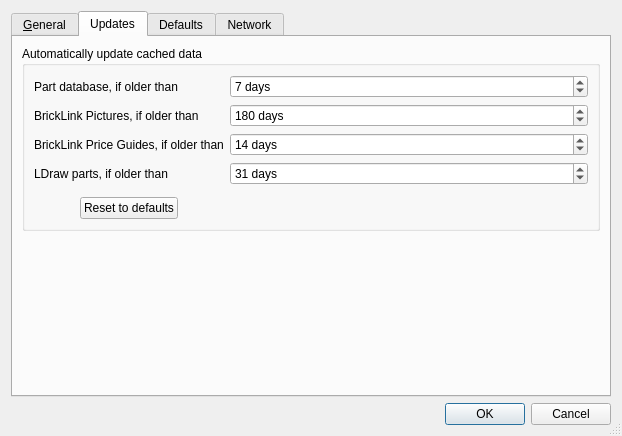
<ui version="4.0" >
 <class>SettingsDialog</class>
 <widget class="QDialog" name="SettingsDialog" >
  <property name="geometry" >
   <rect>
    <x>0</x>
    <y>0</y>
    <width>622</width>
    <height>436</height>
   </rect>
  </property>
  <property name="windowTitle" >
   <string>Settings</string>
  </property>
  <property name="sizeGripEnabled" >
   <bool>true</bool>
  </property>
  <layout class="QVBoxLayout" name="verticalLayout_3" >
   <item>
    <widget class="QTabWidget" name="w_tabs" >
     <property name="currentIndex" >
      <number>1</number>
     </property>
     <widget class="QWidget" name="general" >
      <property name="geometry" >
       <rect>
        <x>0</x>
        <y>0</y>
        <width>592</width>
        <height>357</height>
       </rect>
      </property>
      <attribute name="title" >
       <string>&amp;General</string>
      </attribute>
      <layout class="QFormLayout" name="formLayout_7" >
       <item row="0" column="0" >
        <widget class="QLabel" name="label_8" >
         <property name="text" >
          <string>Language</string>
         </property>
        </widget>
       </item>
       <item row="0" column="1" >
        <widget class="QComboBox" name="w_language" />
       </item>
       <item row="1" column="0" >
        <widget class="QLabel" name="label_9" >
         <property name="text" >
          <string>Weights</string>
         </property>
        </widget>
       </item>
       <item row="1" column="1" >
        <widget class="QWidget" native="1" name="widget" >
         <property name="minimumSize" >
          <size>
           <width>24</width>
           <height>0</height>
          </size>
         </property>
         <layout class="QHBoxLayout" name="horizontalLayout_4" >
          <property name="margin" >
           <number>0</number>
          </property>
          <item>
           <widget class="QRadioButton" name="w_metric" >
            <property name="text" >
             <string>Metric (g)</string>
            </property>
           </widget>
          </item>
          <item>
           <widget class="QRadioButton" name="w_imperial" >
            <property name="text" >
             <string>Imperial (oz)</string>
            </property>
           </widget>
          </item>
         </layout>
        </widget>
       </item>
       <item row="2" column="0" >
        <widget class="QLabel" name="label_27" >
         <property name="text" >
          <string>Currency</string>
         </property>
        </widget>
       </item>
       <item row="2" column="1" >
        <widget class="QWidget" native="1" name="widget_2" >
         <layout class="QVBoxLayout" name="verticalLayout_5" >
          <property name="margin" >
           <number>0</number>
          </property>
          <item>
           <widget class="QRadioButton" name="w_rate_fixed" >
            <property name="text" >
             <string>Fixed exchange rate</string>
            </property>
           </widget>
          </item>
          <item>
           <widget class="QRadioButton" name="w_rate_daily" >
            <property name="text" >
             <string>Daily exchange rate from ecb.eu</string>
            </property>
           </widget>
          </item>
          <item>
           <layout class="QHBoxLayout" name="horizontalLayout" >
            <item>
             <widget class="QLabel" name="label_29" >
              <property name="text" >
               <string>$1 =</string>
              </property>
             </widget>
            </item>
            <item>
             <widget class="QComboBox" name="w_currency" >
              <property name="editable" >
               <bool>true</bool>
              </property>
             </widget>
            </item>
            <item>
             <widget class="QLineEdit" name="w_rate" />
            </item>
           </layout>
          </item>
         </layout>
        </widget>
       </item>
       <item row="3" column="0" >
        <widget class="QLabel" name="label_28" >
         <property name="text" >
          <string>Interface</string>
         </property>
        </widget>
       </item>
       <item row="3" column="1" >
        <widget class="QCheckBox" name="w_openbrowser" >
         <property name="text" >
          <string>Open a Web-Browser window when exporting to the clipboard</string>
         </property>
        </widget>
       </item>
       <item row="4" column="1" >
        <widget class="QCheckBox" name="w_closeempty" >
         <property name="text" >
          <string>Close empty documents without confirmation</string>
         </property>
        </widget>
       </item>
       <item row="5" column="0" >
        <widget class="QLabel" name="label_30" >
         <property name="text" >
          <string>Document Directory</string>
         </property>
        </widget>
       </item>
       <item row="5" column="1" >
        <layout class="QHBoxLayout" name="horizontalLayout_3" >
         <item>
          <widget class="QLineEdit" name="w_docdir" >
           <property name="sizePolicy" >
            <sizepolicy vsizetype="Fixed" hsizetype="Expanding" >
             <horstretch>0</horstretch>
             <verstretch>0</verstretch>
            </sizepolicy>
           </property>
          </widget>
         </item>
         <item>
          <widget class="QToolButton" name="w_docdir_select" >
           <property name="icon" >
            <iconset resource="../brickstore.qrc" >
             <normaloff>:/images/16x16/file_open.png</normaloff>:/images/16x16/file_open.png</iconset>
           </property>
           <property name="autoRaise" >
            <bool>true</bool>
           </property>
          </widget>
         </item>
        </layout>
       </item>
       <item row="6" column="1" >
        <spacer name="verticalSpacer_4" >
         <property name="orientation" >
          <enum>Qt::Vertical</enum>
         </property>
         <property name="sizeHint" stdset="0" >
          <size>
           <width>20</width>
           <height>40</height>
          </size>
         </property>
        </spacer>
       </item>
      </layout>
     </widget>
     <widget class="QWidget" name="updates" >
      <property name="geometry" >
       <rect>
        <x>0</x>
        <y>0</y>
        <width>592</width>
        <height>357</height>
       </rect>
      </property>
      <attribute name="title" >
       <string>Updates</string>
      </attribute>
      <layout class="QVBoxLayout" name="verticalLayout_4" >
       <item>
        <widget class="QGroupBox" name="groupBox_5" >
         <property name="title" >
          <string>Automatically update cached data</string>
         </property>
         <layout class="QVBoxLayout" name="verticalLayout_7" >
          <item>
           <layout class="QFormLayout" name="formLayout_6" >
            <item row="0" column="0" >
             <widget class="QLabel" name="label_13" >
              <property name="text" >
               <string>Part database, if older than</string>
              </property>
             </widget>
            </item>
            <item row="0" column="1" >
             <widget class="QSpinBox" name="w_upd_database" >
              <property name="suffix" >
               <string> days</string>
              </property>
              <property name="minimum" >
               <number>1</number>
              </property>
              <property name="maximum" >
               <number>365</number>
              </property>
              <property name="value" >
               <number>7</number>
              </property>
             </widget>
            </item>
            <item row="1" column="0" >
             <widget class="QLabel" name="label_10" >
              <property name="text" >
               <string>BrickLink Pictures, if older than</string>
              </property>
             </widget>
            </item>
            <item row="1" column="1" >
             <widget class="QSpinBox" name="w_upd_picture" >
              <property name="suffix" >
               <string> days</string>
              </property>
              <property name="minimum" >
               <number>1</number>
              </property>
              <property name="maximum" >
               <number>365</number>
              </property>
              <property name="value" >
               <number>180</number>
              </property>
             </widget>
            </item>
            <item row="2" column="0" >
             <widget class="QLabel" name="label_11" >
              <property name="text" >
               <string>BrickLink Price Guides, if older than</string>
              </property>
             </widget>
            </item>
            <item row="2" column="1" >
             <widget class="QSpinBox" name="w_upd_priceguide" >
              <property name="suffix" >
               <string> days</string>
              </property>
              <property name="minimum" >
               <number>1</number>
              </property>
              <property name="maximum" >
               <number>365</number>
              </property>
              <property name="value" >
               <number>14</number>
              </property>
             </widget>
            </item>
            <item row="3" column="0" >
             <widget class="QLabel" name="label_12" >
              <property name="text" >
               <string>LDraw parts, if older than</string>
              </property>
             </widget>
            </item>
            <item row="3" column="1" >
             <widget class="QSpinBox" name="w_upd_ldraw" >
              <property name="suffix" >
               <string> days</string>
              </property>
              <property name="minimum" >
               <number>1</number>
              </property>
              <property name="maximum" >
               <number>365</number>
              </property>
              <property name="singleStep" >
               <number>1</number>
              </property>
              <property name="value" >
               <number>31</number>
              </property>
             </widget>
            </item>
           </layout>
          </item>
          <item>
           <spacer name="verticalSpacer_5" >
            <property name="orientation" >
             <enum>Qt::Vertical</enum>
            </property>
            <property name="sizeType" >
             <enum>QSizePolicy::Fixed</enum>
            </property>
            <property name="sizeHint" stdset="0" >
             <size>
              <width>20</width>
              <height>6</height>
             </size>
            </property>
           </spacer>
          </item>
          <item>
           <layout class="QFormLayout" name="formLayout_8" >
            <item row="0" column="0" >
             <spacer name="horizontalSpacer" >
              <property name="orientation" >
               <enum>Qt::Horizontal</enum>
              </property>
              <property name="sizeHint" stdset="0" >
               <size>
                <width>40</width>
                <height>20</height>
               </size>
              </property>
             </spacer>
            </item>
            <item row="0" column="1" >
             <widget class="QPushButton" name="w_upd_reset" >
              <property name="sizePolicy" >
               <sizepolicy vsizetype="Fixed" hsizetype="Fixed" >
                <horstretch>0</horstretch>
                <verstretch>0</verstretch>
               </sizepolicy>
              </property>
              <property name="text" >
               <string>Reset to defaults</string>
              </property>
              <property name="flat" >
               <bool>false</bool>
              </property>
             </widget>
            </item>
           </layout>
          </item>
         </layout>
        </widget>
       </item>
       <item>
        <spacer name="verticalSpacer_3" >
         <property name="orientation" >
          <enum>Qt::Vertical</enum>
         </property>
         <property name="sizeHint" stdset="0" >
          <size>
           <width>20</width>
           <height>117</height>
          </size>
         </property>
        </spacer>
       </item>
      </layout>
     </widget>
     <widget class="QWidget" name="defaults" >
      <property name="geometry" >
       <rect>
        <x>0</x>
        <y>0</y>
        <width>592</width>
        <height>357</height>
       </rect>
      </property>
      <attribute name="title" >
       <string>Defaults</string>
      </attribute>
      <layout class="QVBoxLayout" name="verticalLayout" >
       <item>
        <widget class="QGroupBox" name="groupBox_2" >
         <property name="title" >
          <string>Default values for 'Import BrickLink Set Inventory'</string>
         </property>
         <layout class="QFormLayout" name="formLayout_5" >
          <item row="0" column="0" >
           <widget class="QLabel" name="label_7" >
            <property name="text" >
             <string>Item type</string>
            </property>
           </widget>
          </item>
          <item row="0" column="1" >
           <widget class="QComboBox" name="w_def_import_type" />
          </item>
         </layout>
        </widget>
       </item>
       <item>
        <widget class="QGroupBox" name="groupBox_3" >
         <property name="title" >
          <string>Default values for 'Add Items'</string>
         </property>
         <layout class="QFormLayout" name="formLayout_3" >
          <property name="fieldGrowthPolicy" >
           <enum>QFormLayout::FieldsStayAtSizeHint</enum>
          </property>
          <item row="0" column="0" >
           <widget class="QLabel" name="label_5" >
            <property name="text" >
             <string>Item type</string>
            </property>
           </widget>
          </item>
          <item row="0" column="1" >
           <widget class="QComboBox" name="w_def_add_type" />
          </item>
          <item row="1" column="0" >
           <widget class="QLabel" name="label_6" >
            <property name="text" >
             <string>Condition</string>
            </property>
           </widget>
          </item>
          <item row="1" column="1" >
           <widget class="QWidget" native="1" name="widget_3" >
            <layout class="QVBoxLayout" name="verticalLayout_6" >
             <property name="margin" >
              <number>0</number>
             </property>
             <item>
              <widget class="QRadioButton" name="w_def_add_cond_new" >
               <property name="text" >
                <string>New</string>
               </property>
              </widget>
             </item>
             <item>
              <widget class="QRadioButton" name="w_def_add_cond_used" >
               <property name="text" >
                <string>Used</string>
               </property>
              </widget>
             </item>
            </layout>
           </widget>
          </item>
         </layout>
        </widget>
       </item>
       <item>
        <widget class="QGroupBox" name="groupBox_4" >
         <property name="title" >
          <string>Default values for 'Set to Price Guide'</string>
         </property>
         <layout class="QFormLayout" name="formLayout_4" >
          <item row="0" column="0" >
           <widget class="QComboBox" name="w_def_setpg_time" />
          </item>
          <item row="0" column="1" >
           <widget class="QComboBox" name="w_def_setpg_price" />
          </item>
         </layout>
        </widget>
       </item>
       <item>
        <spacer name="verticalSpacer_2" >
         <property name="orientation" >
          <enum>Qt::Vertical</enum>
         </property>
         <property name="sizeHint" stdset="0" >
          <size>
           <width>20</width>
           <height>39</height>
          </size>
         </property>
        </spacer>
       </item>
      </layout>
     </widget>
     <widget class="QWidget" name="network" >
      <property name="geometry" >
       <rect>
        <x>0</x>
        <y>0</y>
        <width>592</width>
        <height>357</height>
       </rect>
      </property>
      <attribute name="title" >
       <string>Network</string>
      </attribute>
      <layout class="QVBoxLayout" name="verticalLayout_2" >
       <item>
        <widget class="QGroupBox" name="groupBox" >
         <property name="title" >
          <string>BrickLink Login</string>
         </property>
         <layout class="QFormLayout" name="formLayout" >
          <item row="0" column="0" >
           <widget class="QLabel" name="label_3" >
            <property name="text" >
             <string>Username:</string>
            </property>
           </widget>
          </item>
          <item row="0" column="1" >
           <widget class="QLineEdit" name="w_bl_username" />
          </item>
          <item row="1" column="0" >
           <widget class="QLabel" name="label_4" >
            <property name="text" >
             <string>Password:</string>
            </property>
           </widget>
          </item>
          <item row="1" column="1" >
           <widget class="QLineEdit" name="w_bl_password" >
            <property name="echoMode" >
             <enum>QLineEdit::PasswordEchoOnEdit</enum>
            </property>
           </widget>
          </item>
         </layout>
        </widget>
       </item>
       <item>
        <widget class="QGroupBox" name="w_proxy_enable" >
         <property name="title" >
          <string>Use a Proxy for HTTP connections</string>
         </property>
         <property name="flat" >
          <bool>false</bool>
         </property>
         <property name="checkable" >
          <bool>true</bool>
         </property>
         <layout class="QFormLayout" name="formLayout_2" >
          <item row="0" column="0" >
           <widget class="QLabel" name="label" >
            <property name="text" >
             <string>Hostname:</string>
            </property>
           </widget>
          </item>
          <item row="0" column="1" >
           <widget class="QLineEdit" name="w_proxy_host" >
            <property name="sizePolicy" >
             <sizepolicy vsizetype="Fixed" hsizetype="Expanding" >
              <horstretch>10</horstretch>
              <verstretch>0</verstretch>
             </sizepolicy>
            </property>
           </widget>
          </item>
          <item row="1" column="0" >
           <widget class="QLabel" name="label_2" >
            <property name="text" >
             <string>Port:</string>
            </property>
           </widget>
          </item>
          <item row="2" column="1" >
           <widget class="QLineEdit" name="w_proxy_user" />
          </item>
          <item row="2" column="0" >
           <widget class="QLabel" name="label_14" >
            <property name="text" >
             <string>Username:</string>
            </property>
           </widget>
          </item>
          <item row="3" column="1" >
           <widget class="QLineEdit" name="w_proxy_pass" >
            <property name="echoMode" >
             <enum>QLineEdit::PasswordEchoOnEdit</enum>
            </property>
           </widget>
          </item>
          <item row="3" column="0" >
           <widget class="QLabel" name="label_15" >
            <property name="text" >
             <string>Password:</string>
            </property>
           </widget>
          </item>
          <item row="1" column="1" >
           <widget class="QComboBox" name="w_proxy_port" >
            <property name="editable" >
             <bool>true</bool>
            </property>
            <property name="insertPolicy" >
             <enum>QComboBox::NoInsert</enum>
            </property>
            <item>
             <property name="text" >
              <string>3128</string>
             </property>
            </item>
            <item>
             <property name="text" >
              <string>8000</string>
             </property>
            </item>
            <item>
             <property name="text" >
              <string>8008</string>
             </property>
            </item>
            <item>
             <property name="text" >
              <string>8080</string>
             </property>
            </item>
           </widget>
          </item>
         </layout>
        </widget>
       </item>
       <item>
        <spacer name="verticalSpacer" >
         <property name="orientation" >
          <enum>Qt::Vertical</enum>
         </property>
         <property name="sizeHint" stdset="0" >
          <size>
           <width>20</width>
           <height>59</height>
          </size>
         </property>
        </spacer>
       </item>
      </layout>
     </widget>
    </widget>
   </item>
   <item>
    <widget class="QDialogButtonBox" name="w_buttons" >
     <property name="orientation" >
      <enum>Qt::Horizontal</enum>
     </property>
     <property name="standardButtons" >
      <set>QDialogButtonBox::Cancel|QDialogButtonBox::Ok</set>
     </property>
    </widget>
   </item>
  </layout>
 </widget>
 <resources>
  <include location="../brickstore.qrc" />
 </resources>
 <connections>
  <connection>
   <sender>w_buttons</sender>
   <signal>accepted()</signal>
   <receiver>Settings</receiver>
   <slot>accept()</slot>
   <hints>
    <hint type="sourcelabel" >
     <x>248</x>
     <y>254</y>
    </hint>
    <hint type="destinationlabel" >
     <x>157</x>
     <y>274</y>
    </hint>
   </hints>
  </connection>
  <connection>
   <sender>w_buttons</sender>
   <signal>rejected()</signal>
   <receiver>Settings</receiver>
   <slot>reject()</slot>
   <hints>
    <hint type="sourcelabel" >
     <x>316</x>
     <y>260</y>
    </hint>
    <hint type="destinationlabel" >
     <x>286</x>
     <y>274</y>
    </hint>
   </hints>
  </connection>
 </connections>
</ui>
